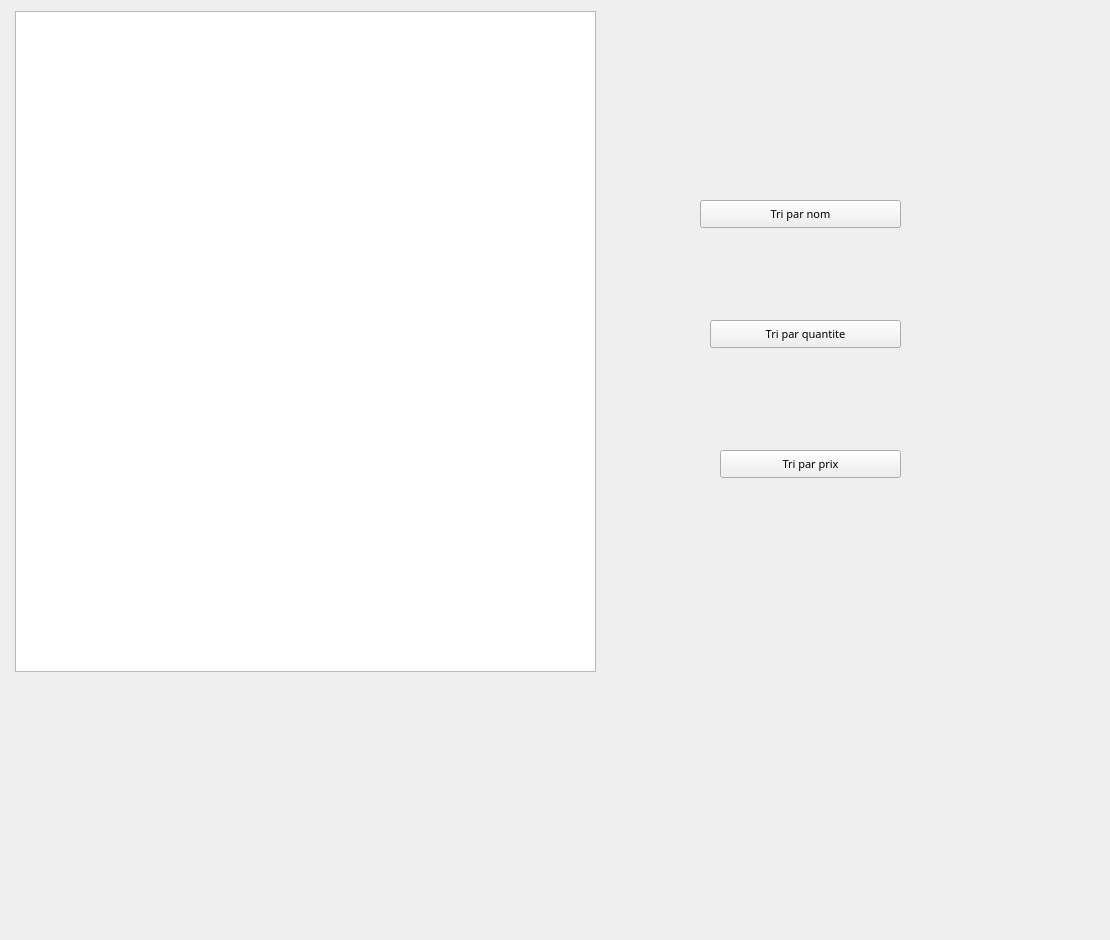
      <widget class="QWidget" name="tab_19">
       <attribute name="title">
        <string>Tri </string>
       </attribute>
       <widget class="QTableView" name="tab_triebouzid_4">
        <property name="geometry">
         <rect>
          <x>15</x>
          <y>11</y>
          <width>581</width>
          <height>661</height>
         </rect>
        </property>
       </widget>
       <widget class="QPushButton" name="pb_trinombouzid_4">
        <property name="geometry">
         <rect>
          <x>700</x>
          <y>200</y>
          <width>201</width>
          <height>28</height>
         </rect>
        </property>
        <property name="font">
         <font>
          <family>Showcard Gothic</family>
          <pointsize>8</pointsize>
         </font>
        </property>
        <property name="text">
         <string>Tri par nom</string>
        </property>
       </widget>
       <widget class="QPushButton" name="pb_quantitebouzid_4">
        <property name="geometry">
         <rect>
          <x>710</x>
          <y>320</y>
          <width>191</width>
          <height>28</height>
         </rect>
        </property>
        <property name="font">
         <font>
          <family>Showcard Gothic</family>
          <pointsize>8</pointsize>
         </font>
        </property>
        <property name="text">
         <string>Tri par quantite</string>
        </property>
       </widget>
       <widget class="QPushButton" name="pb_prixbouzid_4">
        <property name="geometry">
         <rect>
          <x>720</x>
          <y>450</y>
          <width>181</width>
          <height>28</height>
         </rect>
        </property>
        <property name="font">
         <font>
          <family>Showcard Gothic</family>
          <pointsize>8</pointsize>
         </font>
        </property>
        <property name="text">
         <string>Tri par prix</string>
        </property>
       </widget>
       <widget class="QLabel" name="background_4">
        <property name="geometry">
         <rect>
          <x>-10</x>
          <y>0</y>
          <width>1101</width>
          <height>931</height>
         </rect>
        </property>
        <property name="text">
         <string/>
        </property>
        <property name="pixmap">
         <pixmap>../../../5.jpg</pixmap>
        </property>
        <property name="scaledContents">
         <bool>true</bool>
        </property>
       </widget>
       <zorder>background_4</zorder>
       <zorder>tab_triebouzid_4</zorder>
       <zorder>pb_trinombouzid_4</zorder>
       <zorder>pb_quantitebouzid_4</zorder>
       <zorder>pb_prixbouzid_4</zorder>
      </widget>
